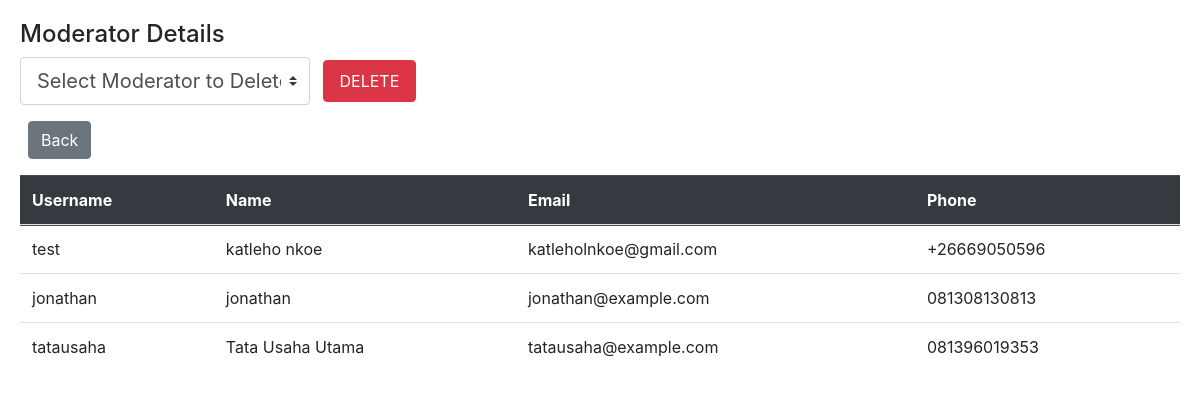
The app's page /viewmoddata with its own data.
### tables this page shows
CREATE TABLE moderator(usr TEXT PRIMARY KEY,
        namem TEXT,
        password TEXT,
        emailm TEXT,
        contactno TEXT);

### app.py (the view)
@app.route("/viewmoddata", methods=["POST", "GET"])
def view_mod_data():
    if request.method == "POST":
        mod = request.form["mod_del"]
        deleterecmoderator(mod)
    lst = viewmoderator()
    return render_template("view_moderator.html", data=lst, lenght=len(lst))

### backend.py (called while the page is built)
def viewmoderator():
    con=sqlite3.connect("student.db")
    cur=con.cursor()
    cur.execute("SELECT * FROM moderator")
    rows=cur.fetchall()
    con.close()
    return rows

### templates/view_moderator.html (shortened to what this page needs)
<!DOCTYPE html>
<html>
<head>
	<link rel="stylesheet" href="https://cdn.jsdelivr.net/npm/bootstrap@4.5.3/dist/css/bootstrap.min.css">
</head>
<body>
  <h4>Moderator Details</h4>
<form method="post" action="/viewmoddata">
  <select name="mod_del" class="custom-select custom-select-lg mb-3" style="width: 25%;"  >
  <option disabled selected>Select Moderator to Delete</option>
</select>
<button class="btn btn-danger mx-2 mb-3 px-3 py-2" >DELETE</button>
</form>
<form action="#">
  <button class="btn btn-secondary mb-3 ml-2" type="submit" formaction="{{url_for('admin')}}" formmethod="get">Back</button>
</form>
<table class="table">
  <thead class="thead-dark">
    <tr>
      <th scope="col">Username</th>
      <th scope="col">Name</th>
      <th scope="col">Email</th>
      <th scope="col">Phone</th>
    </tr>
  </thead>
  <tbody>
    <tr>
    	{% for dat in data %}
    		<tr>
    		{% for i in range(5)%}
    			{%if i!=2%}
    				<td>{{dat[i]}}</td>
    			{%endif%}
    		{%endfor%}
    		</tr>
    	{% endfor %}
      </tr>
  </tbody>
</table>
</body>
</html>

### templates/view_moderator.html (style rules this page uses)
body { margin: 0; padding: 20px; }

### records on screen
moderator: usr "test" "katleho nkoe" "katleholnkoe@gmail.com" "+26669050596"
moderator: usr "jonathan" "jonathan" "jonathan@example.com" "081308130813"
moderator: usr "tatausaha" "Tata Usaha Utama" "tatausaha@example.com" "081396019353"
